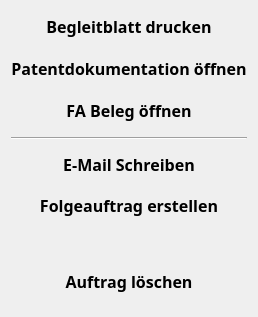
             <widget class="QWidget" name="tab_3">
              <attribute name="title">
               <string>Zusatzfunktionen</string>
              </attribute>
              <layout class="QVBoxLayout" name="verticalLayout_16">
               <item>
                <widget class="QPushButton" name="begleit">
                 <property name="sizePolicy">
                  <sizepolicy hsizetype="Expanding" vsizetype="Fixed">
                   <horstretch>0</horstretch>
                   <verstretch>0</verstretch>
                  </sizepolicy>
                 </property>
                 <property name="minimumSize">
                  <size>
                   <width>0</width>
                   <height>30</height>
                  </size>
                 </property>
                 <property name="maximumSize">
                  <size>
                   <width>500</width>
                   <height>16777215</height>
                  </size>
                 </property>
                 <property name="font">
                  <font>
                   <family>VW Head CarUI</family>
                   <pointsize>12</pointsize>
                   <weight>75</weight>
                   <bold>true</bold>
                  </font>
                 </property>
                 <property name="styleSheet">
                  <string notr="true">QPushButton{
background: qlineargradient(x1: 0, y1: 0, x2: 0, y2: 1,
                     stop: 0 #c8def3, stop: 0.4 #79aee2,
                     stop: 0.5 #6fa3d6, stop: 1.0 #6798c7);
color:rgb(0, 0, 0);
border-style:outset;
}
QPushButton:hover{
background: qlineargradient(x1: 0, y1: 0, x2: 0, y2: 1,
                     stop: 0 #6798c7, stop: 0.4 #6fa3d6,
                     stop: 0.5 #79aee2, stop: 1.0 #c8def3);
border-style:outset;
border-width:2px;
border-color:rgb(46, 87, 143);
}
QPushButton:pressed{
background-color: rgb(200, 222, 243);
border-style:inset;
}</string>
                 </property>
                 <property name="text">
                  <string>Begleitblatt drucken</string>
                 </property>
                </widget>
               </item>
               <item>
                <spacer name="verticalSpacer_23">
                 <property name="orientation">
                  <enum>Qt::Vertical</enum>
                 </property>
                 <property name="sizeType">
                  <enum>QSizePolicy::Fixed</enum>
                 </property>
                 <property name="sizeHint" stdset="0">
                  <size>
                   <width>20</width>
                   <height>6</height>
                  </size>
                 </property>
                </spacer>
               </item>
               <item>
                <widget class="QPushButton" name="PatentButton">
                 <property name="minimumSize">
                  <size>
                   <width>0</width>
                   <height>30</height>
                  </size>
                 </property>
                 <property name="maximumSize">
                  <size>
                   <width>500</width>
                   <height>16777215</height>
                  </size>
                 </property>
                 <property name="font">
                  <font>
                   <family>VW Head CarUI</family>
                   <pointsize>12</pointsize>
                   <weight>75</weight>
                   <bold>true</bold>
                  </font>
                 </property>
                 <property name="toolTip">
                  <string>Gespeicherte Dokumentation als Patent.pdf im Auftragsordner</string>
                 </property>
                 <property name="styleSheet">
                  <string notr="true">QPushButton{
background: qlineargradient(x1: 0, y1: 0, x2: 0, y2: 1,
                     stop: 0 #c8def3, stop: 0.4 #79aee2,
                     stop: 0.5 #6fa3d6, stop: 1.0 #6798c7);
color:rgb(0, 0, 0);
border-style:outset;
}
QPushButton:hover{
background: qlineargradient(x1: 0, y1: 0, x2: 0, y2: 1,
                     stop: 0 #6798c7, stop: 0.4 #6fa3d6,
                     stop: 0.5 #79aee2, stop: 1.0 #c8def3);
border-style:outset;
border-width:2px;
border-color:rgb(46, 87, 143);
}
QPushButton:pressed{
background-color: rgb(200, 222, 243);
border-style:inset;
}</string>
                 </property>
                 <property name="text">
                  <string>Patentdokumentation öffnen</string>
                 </property>
                </widget>
               </item>
               <item>
                <spacer name="verticalSpacer_22">
                 <property name="orientation">
                  <enum>Qt::Vertical</enum>
                 </property>
                 <property name="sizeType">
                  <enum>QSizePolicy::Fixed</enum>
                 </property>
                 <property name="sizeHint" stdset="0">
                  <size>
                   <width>20</width>
                   <height>6</height>
                  </size>
                 </property>
                </spacer>
               </item>
               <item>
                <widget class="QPushButton" name="pushButton">
                 <property name="minimumSize">
                  <size>
                   <width>0</width>
                   <height>30</height>
                  </size>
                 </property>
                 <property name="font">
                  <font>
                   <family>VW Head CarUI</family>
                   <pointsize>12</pointsize>
                   <weight>75</weight>
                   <bold>true</bold>
                  </font>
                 </property>
                 <property name="styleSheet">
                  <string notr="true">QPushButton{
background: qlineargradient(x1: 0, y1: 0, x2: 0, y2: 1,
                     stop: 0 #c8def3, stop: 0.4 #79aee2,
                     stop: 0.5 #6fa3d6, stop: 1.0 #6798c7);
color:rgb(0, 0, 0);
border-style:outset;
}
QPushButton:hover{
background: qlineargradient(x1: 0, y1: 0, x2: 0, y2: 1,
                     stop: 0 #6798c7, stop: 0.4 #6fa3d6,
                     stop: 0.5 #79aee2, stop: 1.0 #c8def3);
border-style:outset;
border-width:2px;
border-color:rgb(46, 87, 143);
}
QPushButton:pressed{
background-color: rgb(200, 222, 243);
border-style:inset;
}</string>
                 </property>
                 <property name="text">
                  <string>FA Beleg öffnen</string>
                 </property>
                </widget>
               </item>
               <item>
                <spacer name="verticalSpacer_21">
                 <property name="orientation">
                  <enum>Qt::Vertical</enum>
                 </property>
                 <property name="sizeType">
                  <enum>QSizePolicy::Fixed</enum>
                 </property>
                 <property name="sizeHint" stdset="0">
                  <size>
                   <width>20</width>
                   <height>6</height>
                  </size>
                 </property>
                </spacer>
               </item>
               <item>
                <widget class="Line" name="line_5">
                 <property name="orientation">
                  <enum>Qt::Horizontal</enum>
                 </property>
                </widget>
               </item>
               <item>
                <spacer name="verticalSpacer_24">
                 <property name="orientation">
                  <enum>Qt::Vertical</enum>
                 </property>
                 <property name="sizeType">
                  <enum>QSizePolicy::Fixed</enum>
                 </property>
                 <property name="sizeHint" stdset="0">
                  <size>
                   <width>20</width>
                   <height>3</height>
                  </size>
                 </property>
                </spacer>
               </item>
               <item>
                <widget class="QPushButton" name="pushButton_3">
                 <property name="minimumSize">
                  <size>
                   <width>0</width>
                   <height>30</height>
                  </size>
                 </property>
                 <property name="font">
                  <font>
                   <family>VW Head CarUI</family>
                   <pointsize>12</pointsize>
                   <weight>75</weight>
                   <bold>true</bold>
                  </font>
                 </property>
                 <property name="styleSheet">
                  <string notr="true">QPushButton{
background: qlineargradient(x1: 0, y1: 0, x2: 0, y2: 1,
                     stop: 0 #c8def3, stop: 0.4 #79aee2,
                     stop: 0.5 #6fa3d6, stop: 1.0 #6798c7);
color:rgb(0, 0, 0);
border-style:outset;
}
QPushButton:hover{
background: qlineargradient(x1: 0, y1: 0, x2: 0, y2: 1,
                     stop: 0 #6798c7, stop: 0.4 #6fa3d6,
                     stop: 0.5 #79aee2, stop: 1.0 #c8def3);
border-style:outset;
border-width:2px;
border-color:rgb(46, 87, 143);
}
QPushButton:pressed{
background-color: rgb(200, 222, 243);
border-style:inset;
}</string>
                 </property>
                 <property name="text">
                  <string>E-Mail Schreiben</string>
                 </property>
                </widget>
               </item>
               <item>
                <spacer name="verticalSpacer_17">
                 <property name="orientation">
                  <enum>Qt::Vertical</enum>
                 </property>
                 <property name="sizeType">
                  <enum>QSizePolicy::Fixed</enum>
                 </property>
                 <property name="sizeHint" stdset="0">
                  <size>
                   <width>20</width>
                   <height>5</height>
                  </size>
                 </property>
                </spacer>
               </item>
               <item>
                <widget class="QPushButton" name="pushButton_2">
                 <property name="minimumSize">
                  <size>
                   <width>0</width>
                   <height>30</height>
                  </size>
                 </property>
                 <property name="font">
                  <font>
                   <family>VW Head CarUI</family>
                   <pointsize>12</pointsize>
                   <weight>75</weight>
                   <bold>true</bold>
                  </font>
                 </property>
                 <property name="styleSheet">
                  <string notr="true">QPushButton{
background: qlineargradient(x1: 0, y1: 0, x2: 0, y2: 1,
                     stop: 0 #c8def3, stop: 0.4 #79aee2,
                     stop: 0.5 #6fa3d6, stop: 1.0 #6798c7);
color:rgb(0, 0, 0);
border-style:outset;
}
QPushButton:hover{
background: qlineargradient(x1: 0, y1: 0, x2: 0, y2: 1,
                     stop: 0 #6798c7, stop: 0.4 #6fa3d6,
                     stop: 0.5 #79aee2, stop: 1.0 #c8def3);
border-style:outset;
border-width:3px;
border-color:rgb(46, 87, 143);
}
QPushButton:pressed{
background-color: rgb(200, 222, 243);
border-style:inset;
}
</string>
                 </property>
                 <property name="text">
                  <string>Folgeauftrag erstellen</string>
                 </property>
                </widget>
               </item>
               <item>
                <spacer name="verticalSpacer_13">
                 <property name="orientation">
                  <enum>Qt::Vertical</enum>
                 </property>
                 <property name="sizeHint" stdset="0">
                  <size>
                   <width>20</width>
                   <height>40</height>
                  </size>
                 </property>
                </spacer>
               </item>
               <item>
                <widget class="QPushButton" name="deleteButton">
                 <property name="minimumSize">
                  <size>
                   <width>0</width>
                   <height>30</height>
                  </size>
                 </property>
                 <property name="maximumSize">
                  <size>
                   <width>500</width>
                   <height>16777215</height>
                  </size>
                 </property>
                 <property name="font">
                  <font>
                   <family>VW Head CarUI</family>
                   <pointsize>12</pointsize>
                   <weight>75</weight>
                   <bold>true</bold>
                  </font>
                 </property>
                 <property name="styleSheet">
                  <string notr="true">QPushButton{
background: qlineargradient(x1: 0, y1: 0, x2: 0, y2: 1,
                     stop: 0 #c8def3, stop: 0.4 #79aee2,
                     stop: 0.5 #6fa3d6, stop: 1.0 #6798c7);
color:rgb(0, 0, 0);
border-style:outset;
}
QPushButton:hover{
background: qlineargradient(x1: 0, y1: 0, x2: 0, y2: 1,
                     stop: 0 #6798c7, stop: 0.4 #6fa3d6,
                     stop: 0.5 #79aee2, stop: 1.0 #c8def3);
border-style:outset;
border-width:2px;
border-color:rgb(46, 87, 143);
}
QPushButton:pressed{
background-color: rgb(200, 222, 243);
border-style:inset;
}</string>
                 </property>
                 <property name="text">
                  <string>Auftrag löschen</string>
                 </property>
                </widget>
               </item>
               <item>
                <spacer name="verticalSpacer_6">
                 <property name="orientation">
                  <enum>Qt::Vertical</enum>
                 </property>
                 <property name="sizeType">
                  <enum>QSizePolicy::Fixed</enum>
                 </property>
                 <property name="sizeHint" stdset="0">
                  <size>
                   <width>20</width>
                   <height>10</height>
                  </size>
                 </property>
                </spacer>
               </item>
              </layout>
             </widget>
